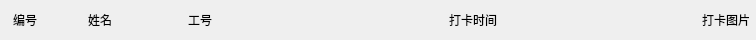
<?xml version="1.0" encoding="UTF-8"?>
<ui version="4.0">
 <class>AttendHistoryListHeader</class>
 <widget class="QWidget" name="AttendHistoryListHeader">
  <property name="geometry">
   <rect>
    <x>0</x>
    <y>0</y>
    <width>756</width>
    <height>40</height>
   </rect>
  </property>
  <property name="minimumSize">
   <size>
    <width>0</width>
    <height>40</height>
   </size>
  </property>
  <property name="maximumSize">
   <size>
    <width>16777215</width>
    <height>40</height>
   </size>
  </property>
  <property name="windowTitle">
   <string>Form</string>
  </property>
  <layout class="QHBoxLayout" name="horizontalLayout">
   <property name="spacing">
    <number>0</number>
   </property>
   <property name="leftMargin">
    <number>0</number>
   </property>
   <property name="topMargin">
    <number>0</number>
   </property>
   <property name="rightMargin">
    <number>0</number>
   </property>
   <property name="bottomMargin">
    <number>0</number>
   </property>
   <item>
    <widget class="QLabel" name="lb_number">
     <property name="minimumSize">
      <size>
       <width>50</width>
       <height>0</height>
      </size>
     </property>
     <property name="maximumSize">
      <size>
       <width>50</width>
       <height>16777215</height>
      </size>
     </property>
     <property name="text">
      <string>编号</string>
     </property>
     <property name="alignment">
      <set>Qt::AlignCenter</set>
     </property>
    </widget>
   </item>
   <item>
    <widget class="QLabel" name="lb_name">
     <property name="minimumSize">
      <size>
       <width>100</width>
       <height>0</height>
      </size>
     </property>
     <property name="maximumSize">
      <size>
       <width>100</width>
       <height>16777215</height>
      </size>
     </property>
     <property name="text">
      <string>姓名</string>
     </property>
     <property name="alignment">
      <set>Qt::AlignCenter</set>
     </property>
    </widget>
   </item>
   <item>
    <widget class="QLabel" name="ib_staffId">
     <property name="minimumSize">
      <size>
       <width>100</width>
       <height>0</height>
      </size>
     </property>
     <property name="maximumSize">
      <size>
       <width>100</width>
       <height>16777215</height>
      </size>
     </property>
     <property name="text">
      <string>工号</string>
     </property>
     <property name="alignment">
      <set>Qt::AlignCenter</set>
     </property>
    </widget>
   </item>
   <item>
    <widget class="QLabel" name="lb_attendTime">
     <property name="text">
      <string>打卡时间</string>
     </property>
     <property name="alignment">
      <set>Qt::AlignCenter</set>
     </property>
    </widget>
   </item>
   <item>
    <widget class="QLabel" name="lb_picture">
     <property name="minimumSize">
      <size>
       <width>60</width>
       <height>0</height>
      </size>
     </property>
     <property name="maximumSize">
      <size>
       <width>60</width>
       <height>16777215</height>
      </size>
     </property>
     <property name="text">
      <string>打卡图片</string>
     </property>
     <property name="alignment">
      <set>Qt::AlignCenter</set>
     </property>
    </widget>
   </item>
  </layout>
 </widget>
 <resources/>
 <connections/>
</ui>
